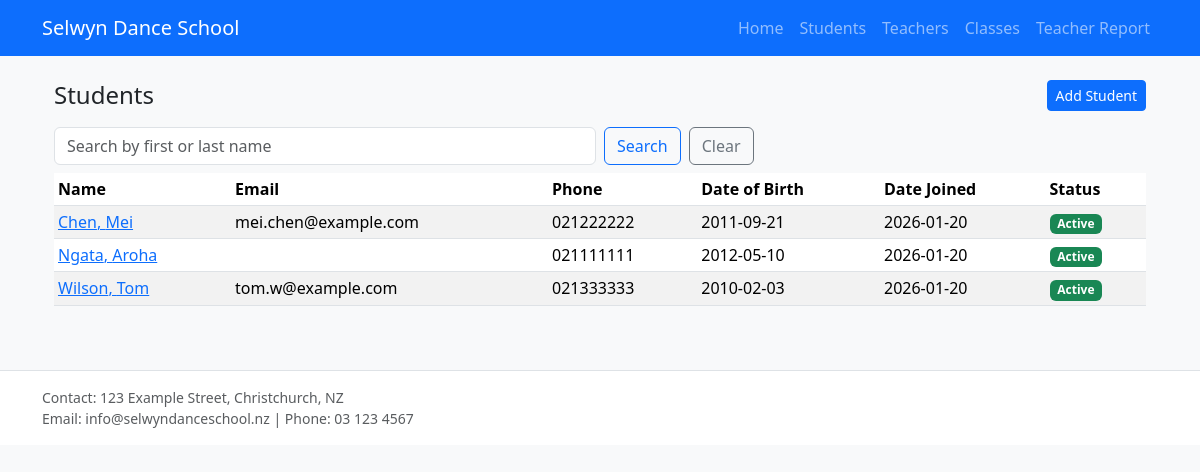
/students, run on the app's committed database.
### tables this page shows
CREATE TABLE students (    student_id INTEGER PRIMARY KEY AUTOINCREMENT,    first_name VARCHAR(100) NOT NULL,    last_name VARCHAR(100) NOT NULL,    email VARCHAR(255),    phone VARCHAR(20),    date_of_birth DATE,    enrollment_date DATE DEFAULT CURRENT_DATE,    is_active INTEGER DEFAULT 1);

### app.py (the view)
@app.route("/students")
def students():
    q = request.args.get("q", "").strip()
    cur = db.get_cursor()
    try:
        if q:
            like = f"%{q}%"
            cur.execute("""
                SELECT student_id, first_name, last_name, email, phone, date_of_birth, enrollment_date, is_active
                FROM students
                WHERE first_name LIKE ? OR last_name LIKE ?
                ORDER BY last_name, first_name;
            """, (like, like))
        else:
            cur.execute("""
                SELECT student_id, first_name, last_name, email, phone, date_of_birth, enrollment_date, is_active
                FROM students
                ORDER BY last_name, first_name;
            """)
        student_rows = cur.fetchall()
    finally:
        cur.close()
    return render_template("student_list.html", students=student_rows, q=q)

### db.py (called while the page is built)
def get_db():
    if "db_conn" not in g:
        conn = sqlite3.connect(current_app.config["DATABASE"])
        conn.row_factory = sqlite3.Row  # fetch 时可以用 row["col"] 或 row.col
        g.db_conn = conn
    return g.db_conn

def get_cursor():
    return get_db().cursor()

### templates/student_list.html (shortened to what this page needs)
{% extends "base.html" %}
{% block content %}
<div class="container mt-4">
  <div class="d-flex flex-wrap justify-content-between align-items-center gap-2 mb-3">
    <h1 class="h4 mb-0">Students</h1>
    <a class="btn btn-sm btn-primary" href="/students/add">Add Student</a>
  </div>
  <form class="row g-2 mb-2" method="get" action="/students">
    <div class="col-sm-8 col-md-6">
      <input class="form-control" type="text" name="q" placeholder="Search by first or last name"
             value="{{ q or '' }}">
    </div>
    <div class="col-auto">
      <button class="btn btn-outline-primary" type="submit">Search</button>
    </div>
    <div class="col-auto">
      <a class="btn btn-outline-secondary" href="/students">Clear</a>
    </div>
  </form>
  <div class="table-responsive">
    <table class="table table-sm table-striped align-middle">
      <thead>
        <tr>
          <th>Name</th>
          <th>Email</th>
          <th>Phone</th>
          <th>Date of Birth</th>
          <th>Date Joined</th>
          <th>Status</th>
        </tr>
      </thead>
      <tbody>
        {% if students and students|length > 0 %}
          {% for s in students %}
          <tr>
            <td>
              <a href="/students/{{ s['student_id'] }}">
                {{ s['last_name'] }}, {{ s['first_name'] }}
              </a>
            </td>
            <td>{{ s['email'] or '' }}</td>
            <td>{{ s['phone'] or '' }}</td>
            <td>{{ s['date_of_birth'] or '' }}</td>
            <td>{{ s['enrollment_date'] or '' }}</td>
            <td>
              {% if s['is_active'] == 1 %}
                <span class="badge text-bg-success">Active</span>
              {% else %}
                <span class="badge text-bg-secondary">Inactive</span>
              {% endif %}
            </td>
          </tr>
          {% endfor %}
        {% else %}
          <tr>
            <td colspan="6" class="text-muted">No students found.</td>
          </tr>
        {% endif %}
      </tbody>
    </table>
  </div>
</div>
{% endblock %}

### data on the page
students: last_name "Chen", first_name "Mei", email "mei.chen@example.com", phone "021222222", date_of_birth "2011-09-21", enrollment_date "2026-01-20", is_active "Active"
students: last_name "Ngata", first_name "Aroha", phone "021111111", date_of_birth "2012-05-10", enrollment_date "2026-01-20", is_active "Active"
students: last_name "Wilson", first_name "Tom", email "tom.w@example.com", phone "021333333", date_of_birth "2010-02-03", enrollment_date "2026-01-20", is_active "Active"
